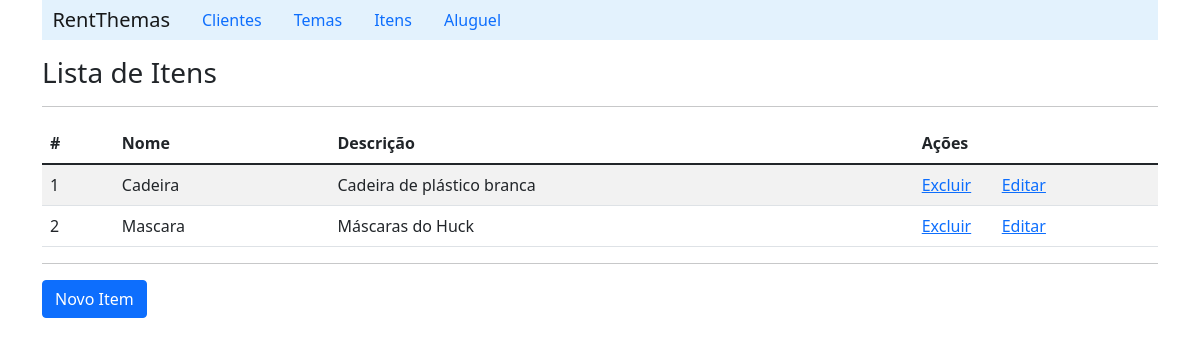
/listItem/, run on an earlier commit of the app's database.
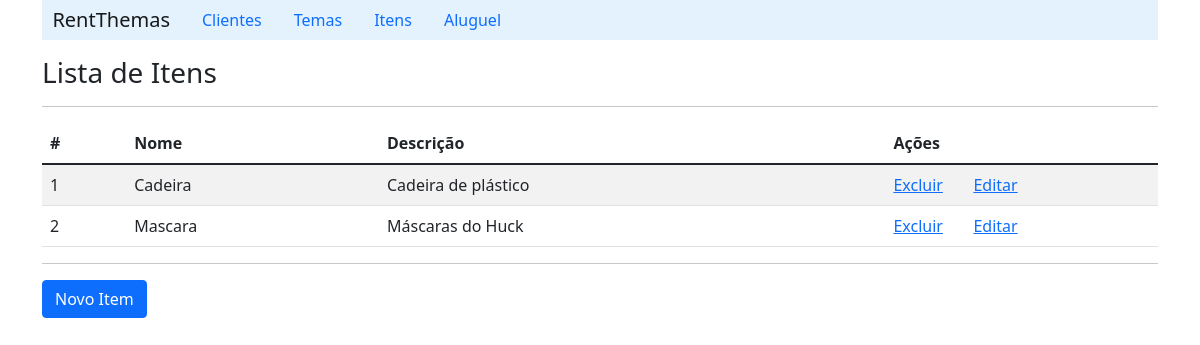
And on a later commit of the database.
### rent/models.py (models this page shows, shortened)
class Item(models.Model):
    name = models.CharField(max_length=30, blank=False)
    description = models.CharField(max_length=200)

### rent/views.py (the view)
# urls.py: path('listItem/', ItemViews.listItem),
    def listItem(request):
        item_list = Item.objects.all()
        context = {'item_list': item_list}
        return render(request, 'item/listItem.html', context)

### rent/templates/item/listItem.html (shortened to what this page needs)
{% extends "index.html" %}
    {% block content %}
        <h3>Lista de Itens</h3>
        <hr>
        <table class="table table-striped">
            {% if item_list %}
            <thead>
                <tr>
                    <th scope="col">#</th>
                    <th scope="col">Nome</th>
                    <th scope="col">Descrição</th>
                    <th scope="col">Ações</th>
                    <th scope="col"></th>
                </tr>
            </thead>
                {% for item in item_list%}
                    <tr>
                        <td>{{item.id}}</td>
                        <td>{{item.name}}</td>
                        <td>{{item.description}}</td>
                        <td width='80'><a href="/deleteItem/{{item.id}}">Excluir</a></td>
                        <td><a href="/detailItem/{{item.id}}">Editar</a></td>
                    </tr>
                {% endfor %}
            {% else %}
                <p>Nenhum item cadastrado!!</p>
            {%endif%}
        </table>
        <hr>
        <a class="btn btn-primary" href="/formItem">Novo Item</a>
    {% endblock %}

What changed in the data, as far as the page shows it:
changed Item "Cadeira": description "Cadeira de plástico branca" → "Cadeira de plástico"
